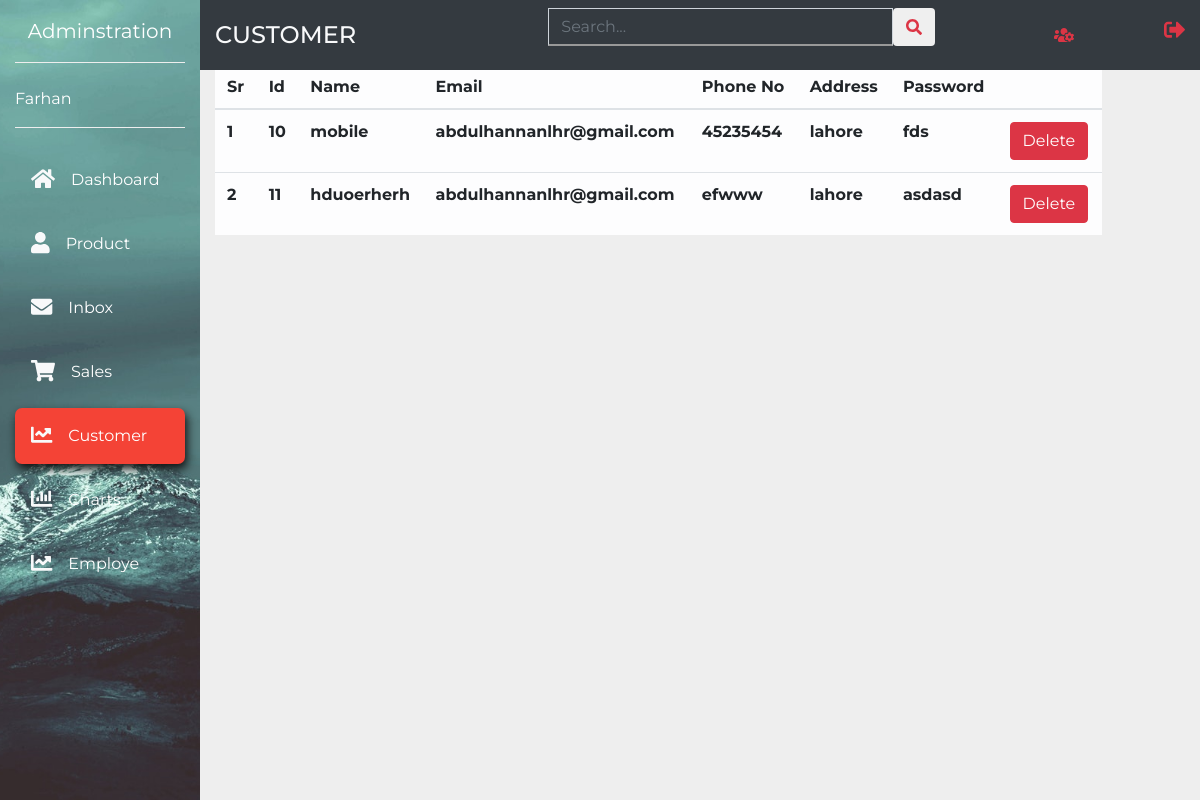
The app's page /Customer.php with its own data.
### tables this page shows
CREATE TABLE `customer` (
  `cusid` int(11) NOT NULL,
  `cusname` varchar(25) NOT NULL,
  `email` varchar(50) NOT NULL,
  `cusphone` varchar(25) NOT NULL,
  `cuspass` varchar(25) NOT NULL,
  `vkey` varchar(45) NOT NULL,
  `varify` tinyint(1) NOT NULL DEFAULT 0,
  `city` varchar(25) NOT NULL
);

### Customer.php (the view, shortened to what this page needs)
<html lang="en">
  <head>
    <link rel="stylesheet" href="https://stackpath.bootstrapcdn.com/bootstrap/4.1.1/css/bootstrap.min.css">
    <link rel="stylesheet" href="style.css">
  </head>
  <body>
    <nav class="navbar navbar-expand-md navbar-light">
      <div class="collapse navbar-collapse" id="myNavbar">
        <div class="container">
          <div class="row">
            <div class="col-xl-2 col-lg-3 col-md-4 sidebar fixed-top">
              <a href="#" class="navbar-brand text-white d-block mx-auto text-center py-3 mb-4 bottom-border">Adminstration</a>
              <div class="bottom-border pb-3">
                 <a href="#" class="text-white">Farhan</a>
              </div>
              <ul class="navbar-nav flex-column mt-4">
                <li class="nav-item"><a href="Admin.php" method="post" class="nav-link text-white p-3 mb-2 sidebar-link"><i class="fas fa-home text-light fa-lg mr-3"></i>Dashboard</a></li>
                <li class="nav-item"><a href="Product.php" class="nav-link text-white p-3 mb-2 sidebar-link"><i class="fas fa-user text-light fa-lg mr-3"></i>Product</a></li>
                <li class="nav-item"><a href="inbox.php" class="nav-link text-white p-3 mb-2 sidebar-link"><i class="fas fa-envelope text-light fa-lg mr-3"></i>Inbox</a></li>
                <li class="nav-item"><a href="sales.php" class="nav-link text-white p-3 mb-2 sidebar-link"><i class="fas fa-shopping-cart text-light fa-lg mr-3"></i>Sales</a></li>
                <li class="nav-item"><a href="Customer.php" class="nav-link text-white p-3 mb-2 current"><i class="fas fa-chart-line text-light fa-lg mr-3"></i>Customer</a></li>
                <li class="nav-item"><a href="charts.php" class="nav-link text-white p-3 mb-2 sidebar-link"><i class="fas fa-chart-bar text-light fa-lg mr-3"></i>Charts</a></li>
                <li class="nav-item"><a href="Employe.php" class="nav-link text-white p-3 mb-2 sidebar-link"><i class="fas fa-chart-line text-light fa-lg mr-3"></i>Employe</a></li>
              </ul>
            </div>
            <div class="col-xl-10 col-lg-9 col-md-8 ml-auto bg-dark fixed-top py-2 top-navbar">
              <div class="row align-items-center">
                <div class="col-md-4">
                  <h4 class="text-light text-uppercase mb-0">Customer</h4>
                </div>
                <div class="col-md-5">
                  <form>
                    <div class="input-group">
                      <input type="text" class="form-control search-input" placeholder="Search...">
                      <button type="button" class="btn btn-white search-button"><i class="fas fa-search text-danger"></i></button>
                    </div>
                  </form>
                </div>
                <div class="col-md-3">
                  <ul class="navbar-nav">
                  <li class="nav-item icon-parent ml-md-auto"><a href="#" class="nav-link" data-toggle="modal" data-target="#sign-out" class="nav-link icon-bullet"><i class="fas fa-users-cog text-danger"></i></i></a></li>
                  <li class="nav-item ml-md-auto"><a href="#"><i class="fas fa-sign-out-alt text-danger fa-lg"></i></a></li>
                  </ul>
                </div>
              </div>
            </div>
          </div>
        </div>
      </div>
    </nav>
    <section>
    <div class="container-fluid" >
    <div class="row">
          <div class="col-xl-10 col-lg-9 col-md-8 ml-auto">
            <div class="row align-items-center mt-5">
              <div class="col-xl-11">
                <div id="accordion">
<table class="table table-light table-hover" id="First_table">
		<tr>
    <th>Sr</th>
			<th>Id</th>
			<th>Name</th>
      <th>Email</th>
      <th>Phone No</th>
			<th>Address</th>
			<th>Password</th>
		</tr>
		<tbody>
        <?php
        include "connection.php";
        $sql = "SELECT * FROM customer";
        $records = mysqli_query($conn, $sql);
        if ($records->num_rows>0){
            $sr = 1;
            while ($record = $records->fetch_object()) {
                $recordId = $record->cusid;
                $name = $record->cusname;
                $description = $record->email;
                $image= $record->cusphone;
                $quantity = $record->city;
                $pass = $record->cuspass;
                ?>
                <form action="remove.php" method="POST">
                <tr>
                    <th><?php echo $sr;?></th>
                    <th><?php echo $recordId;?></th>
                    <th><?php echo $name;?></th>
                    <th><?php echo $description;?></th>
                    <th><?php echo $image;?></th>
                    <th><?php echo $quantity;?></th>
                    <th><?php echo $pass;?></th>
                    <td><button type="submit" class="btn btn-danger">Delete</td>
                </tr>
                </form>
                <?php
                $sr++;
            }
        }
        ?>
        </tbody>
   </table>
    </div>
    </div>
    </div>
    </div>
    </div>
    </div>
    </section>
  </body>
</html>

### style.css (style rules this page uses)
body { font-family: 'Montserrat', sans-serif; background-color: #eee; }
.sidebar { height: 100vh; background: url(images/side-bar.jpg); background-position: center; background-repeat: no-repeat; background-size: cover; }
.bottom-border { border-bottom: 1px groove #eee; }
.sidebar-link { transition: all .4s; }
.current { background-color: #f44336; border-radius: 7px; box-shadow: 2px 5px 10px #111; transition: all .3s; }
.search-input { background: transparent; border-radius: 0; border-bottom: 2px solid #999; transition: all .4s; }
.icon-parent { position: relative; }

### records on screen
customer: cusid "10", cusname "mobile", email "abdulhannanlhr@gmail.com", cusphone "45235454", city "lahore", cuspass "fds"
customer: cusid "11", cusname "hduoerherh", email "abdulhannanlhr@gmail.com", cusphone "efwww", city "lahore", cuspass "asdasd"
